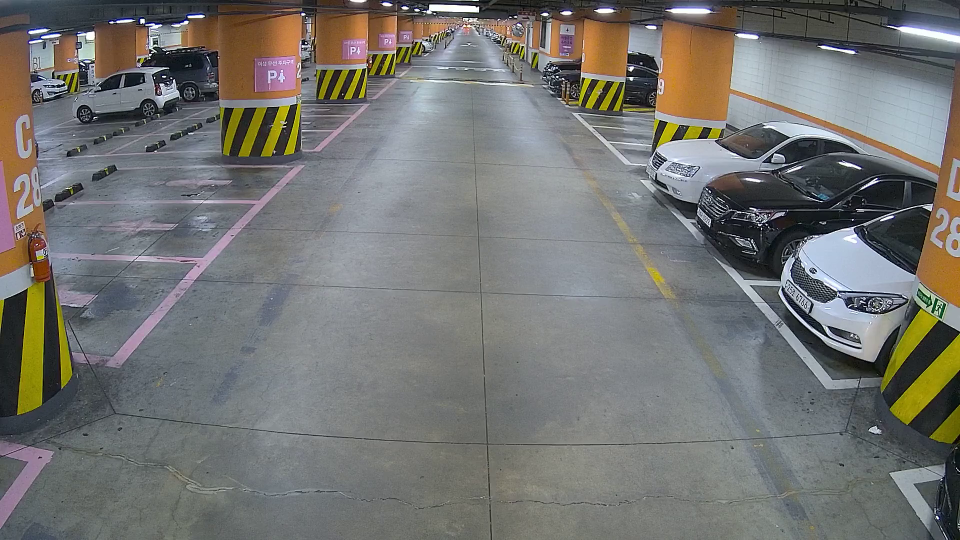
#> input picture image/22.png, 1920 x 1080 px, found by its file name (shown at 1/2 size)
$ python sub_22.py
#> lines starting #> are read from the running program, lines starting #| are printed output that depends on the picture; after the words box and inside, x2 and y2 are one past the last pixel; in counts of white or black regions, pixels touching at a corner belong together; pictures that were not available may be replaced by others from this repository, and a replacement may not be noted

import cv2
import numpy as np

cap = cv2.VideoCapture("../video/22.mp4")

first_frame = cv2.imread("image/22.png")
#> first_frame is the input picture: shape (1080, 1920, 3); mean B, G, R 113.6, 116.3, 116.2
first_gray = cv2.cvtColor(first_frame, cv2.COLOR_BGR2GRAY)
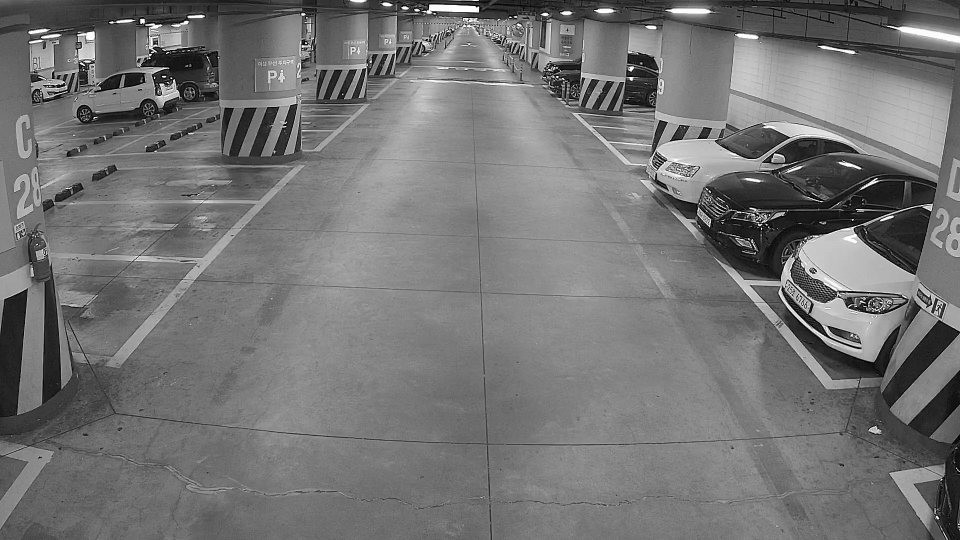
#> first_gray: shape (1080, 1920) (shown at 1/2 size); min 0, max 255, mean 115.9
first_gray = cv2.GaussianBlur(first_gray, (5, 5), 0)

pts1 = np.array([[100,500],[420,520],[230,720],[140,710]],np.int32)
pts2 = np.array([[80,400],[530,400],[420,520],[100,500]],np.int32)
pts3 = np.array([[140,340],[600,330],[530,400],[80,400],[80,375]],np.int32)
while True:
    _, frame = cap.read()
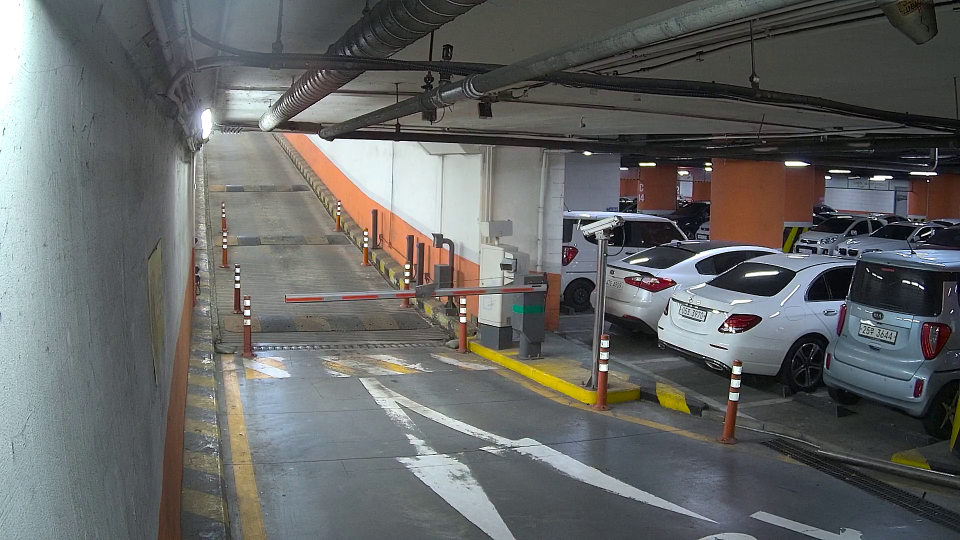
#> input picture image/08.png, 1920 x 1080 px, given in place of 22.mp4, which was not available (shown at 1/2 size)
#> frame is the input picture: shape (1080, 1920, 3); mean B, G, R 101.1, 102.2, 100.4


    gray_frame = cv2.cvtColor(frame, cv2.COLOR_BGR2GRAY)
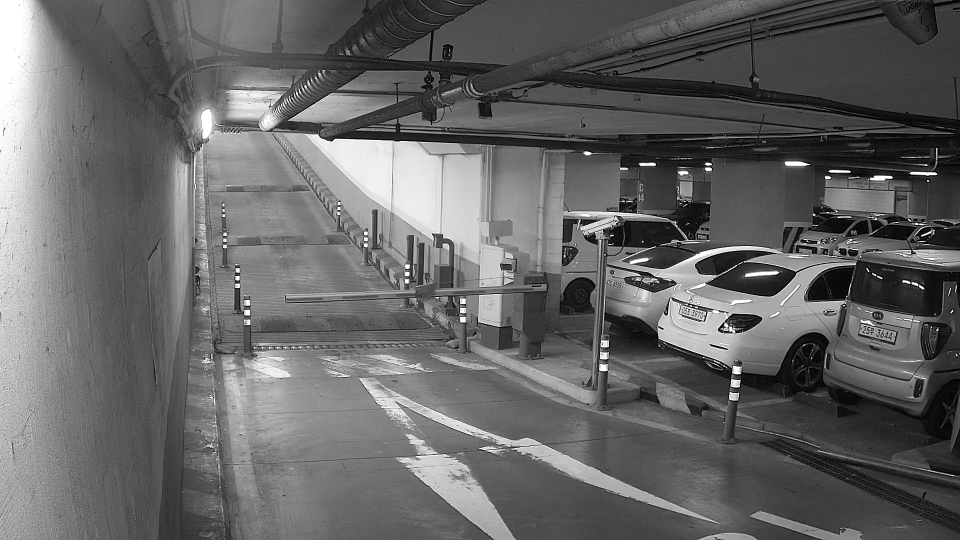
#> gray_frame: shape (1080, 1920) (shown at 1/2 size); min 0, max 255, mean 101.5
    gray_frame = cv2.GaussianBlur(gray_frame, (5, 5), 0)

    difference = cv2.absdiff(first_gray, gray_frame)
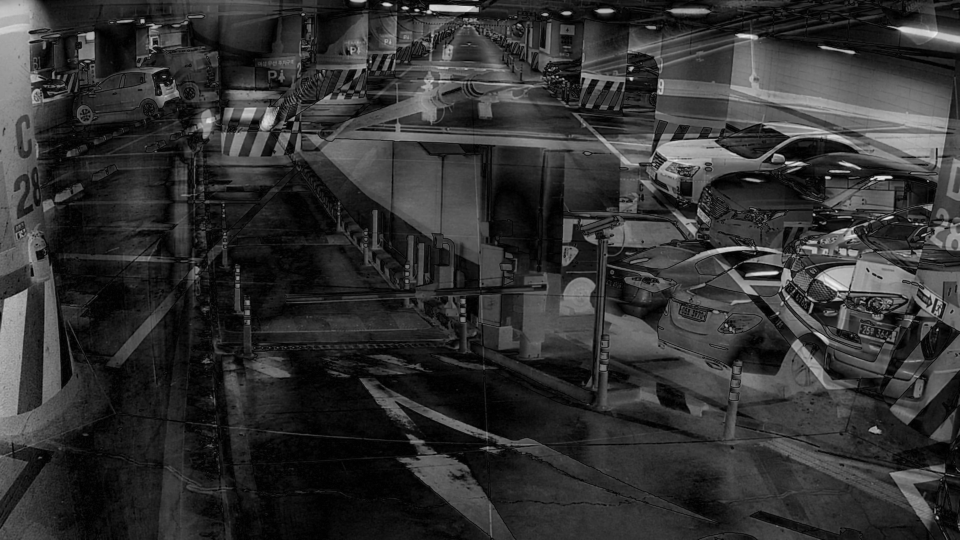
#> difference: shape (1080, 1920) (shown at 1/2 size); min 0, max 240, mean 49.6
    _, difference = cv2.threshold(difference, 25, 255, cv2.THRESH_BINARY)
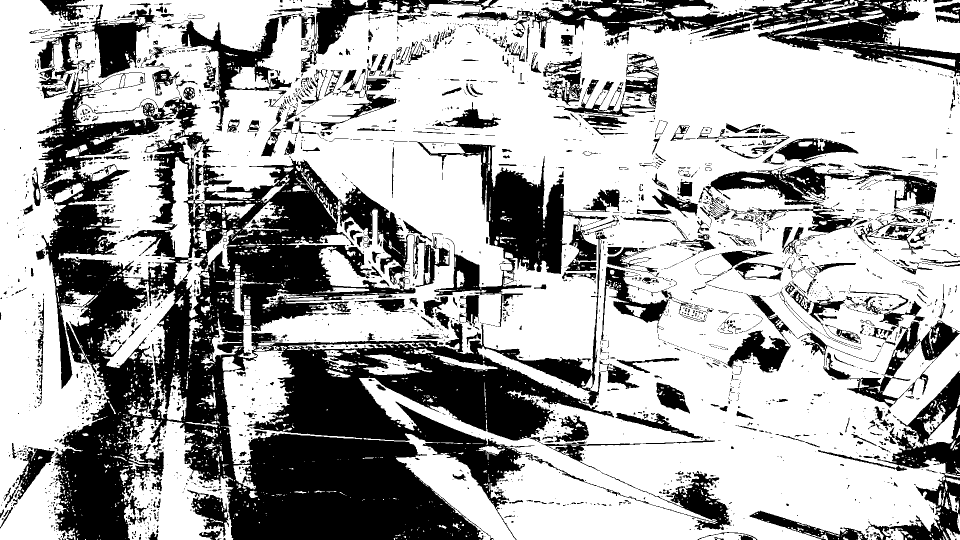
#> difference: shape (1080, 1920) (shown at 1/2 size); 66% white; 2838 black regions (2266 under 20 px), largest, box (x1, y1, x2, y2) and area: (74, 121, 1463, 1080) 412551, (914, 0, 1920, 153) 42191, (818, 283, 1240, 654) 33913

    cv2.polylines(difference, [pts1], True, (255,255,255), 2)###########polylines
    cv2.polylines(difference, [pts2], True, (255,255,255), 2)
#> difference: shape (1080, 1920); 66.2% white; 2858 black regions (2271 under 20 px), largest, box (x1, y1, x2, y2) and area: (108, 317, 1463, 1080) 334727, (914, 0, 1920, 153) 42191, (818, 283, 1240, 654) 33913
    cv2.polylines(difference, [pts3], True, (255,255,255), 2)
#> difference: shape (1080, 1920); 66.2% white; 2865 black regions (2270 under 20 px), largest, box (x1, y1, x2, y2) and area: (108, 319, 1463, 1080) 332034, (914, 0, 1920, 153) 42191, (818, 283, 1240, 654) 33913

    #first_frame = cv2.resize(first_frame, (1280, 720), interpolation=cv2.INTER_CUBIC)
    frame = cv2.resize(frame, (1280, 720), interpolation=cv2.INTER_CUBIC)
#> frame: shape (720, 1280, 3)
    difference = cv2.resize(difference, (1280, 720), interpolation=cv2.INTER_CUBIC)
#> difference: shape (720, 1280)
    #cv2.imshow("First frame", first_frame)
    #cv2.imshow("Frame", frame)

    difference = cv2.dilate(difference, (25 ,25), 50)
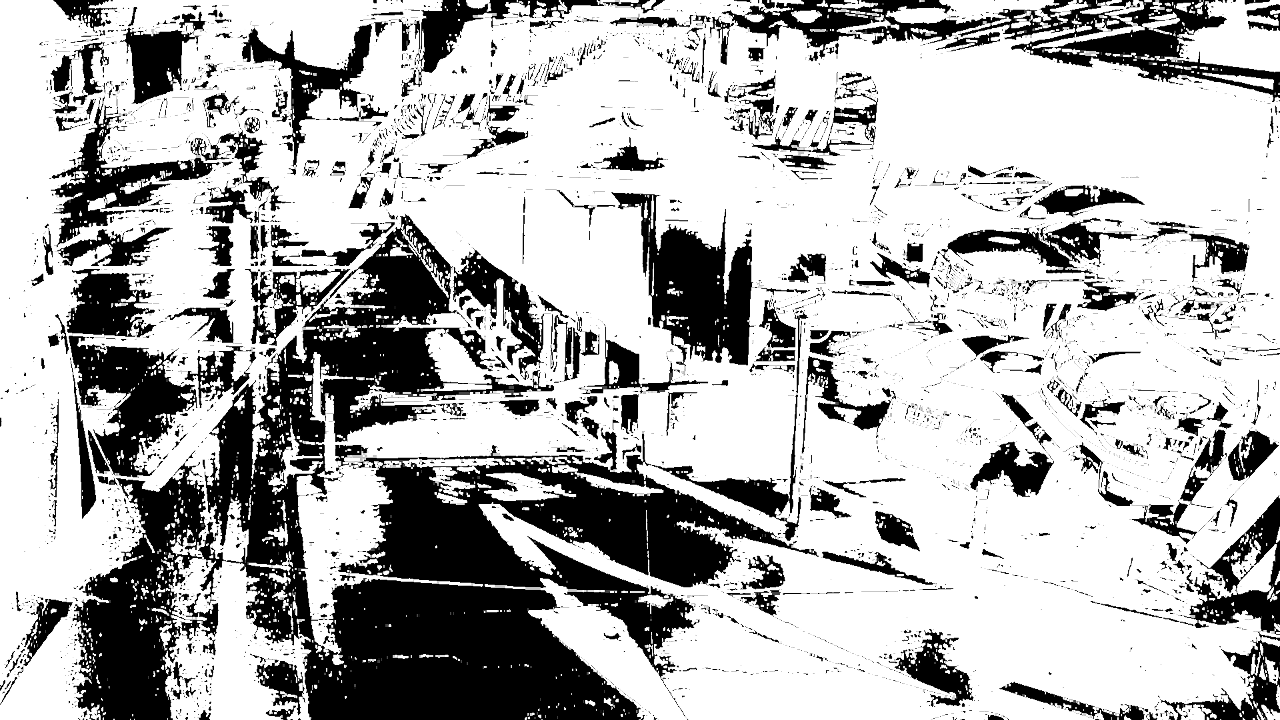
#> difference: shape (720, 1280); min 0, max 255, mean 179.5
    mask3 = cv2.cvtColor(difference, cv2.COLOR_GRAY2BGR)  # 3 channel mask
    im_thresh_color = cv2.bitwise_and(frame, mask3)
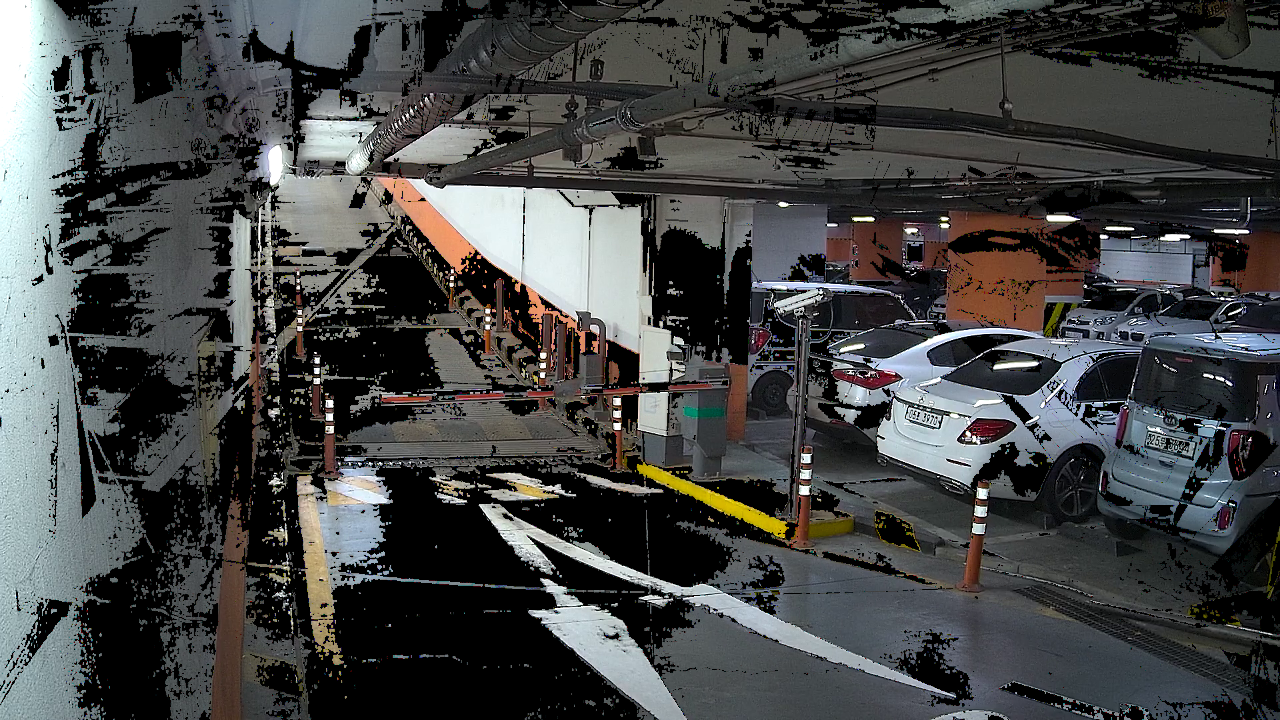
#> im_thresh_color: shape (720, 1280, 3); mean B, G, R 70, 70.4, 69

    cv2.imshow("difference", difference)
    cv2.imshow("im_thresh_color", im_thresh_color)

    cv2.imwrite('aa.png', im_thresh_color)


    key = cv2.waitKey(30)
#> (key q is pressed here)
    if key == ord("q"):
        break

    if key == ord("s"):
        cv2.imwrite("output.png",frame)
        break

cap.release()
cv2.destroyAllWindows()

"""

import cv2
import numpy as np

cap = cv2.VideoCapture("videos/enter_1.mp4")

subtractor = cv2.createBackgroundSubtractorMOG2(history=20, varThreshold=25, detectShadows=True)

while True:
    _, frame = cap.read()

    mask = subtractor.apply(frame)

    mask = cv2.resize(mask, (1280, 720), interpolation=cv2.INTER_CUBIC)
    cv2.imshow("Frame", frame)
    cv2.imshow("mask", mask)

    key = cv2.waitKey(30)
    if key == ord("q"):
        break

cap.release()
cv2.destroyAllWindows()
"""
